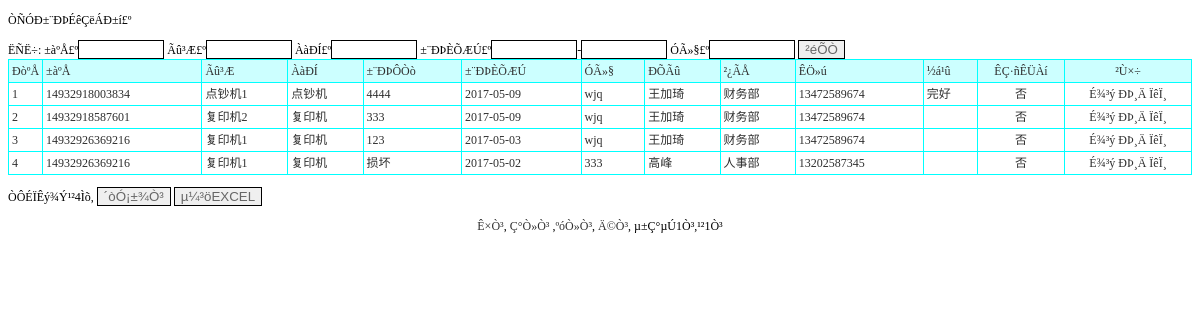
Page /PHP/baoxiushenqing_list.php on the committed database.
### tables this page shows
CREATE TABLE `baoxiushenqing` (
  `id` int(11) NOT NULL AUTO_INCREMENT,
  `bianhao` varchar(50) DEFAULT NULL,
  `mingcheng` varchar(50) DEFAULT NULL,
  `leixing` varchar(50) DEFAULT NULL,
  `baoxiuyuanyin` varchar(300) DEFAULT NULL,
  `baoxiuriqi` varchar(50) DEFAULT NULL,
  `yonghu` varchar(50) DEFAULT NULL,
  `xingming` varchar(50) DEFAULT NULL,
  `bumen` varchar(50) DEFAULT NULL,
  `shouji` varchar(50) DEFAULT NULL,
  `jieguo` varchar(50) DEFAULT NULL,
  `shuoming` varchar(500) DEFAULT NULL,
  `issh` varchar(10) DEFAULT '否',
  `addtime` timestamp NOT NULL DEFAULT CURRENT_TIMESTAMP,
  PRIMARY KEY (`id`)
);

### PHP/baoxiushenqing_list.php (the view, shortened to what this page needs)
<!DOCTYPE html PUBLIC "-//W3C//DTD XHTML 1.0 Transitional//EN" "http://www.w3.org/TR/xhtml1/DTD/xhtml1-transitional.dtd">
<html xmlns="http://www.w3.org/1999/xhtml">
<head>
<link rel="stylesheet" href="css.css" type="text/css">
</head>
<body>
<p>ÒÑÓÐ±¨ÐÞÉêÇëÁÐ±í£º</p>
<form id="form1" name="form1" method="post" action="">
  ËÑË÷: ±àºÅ£º<input name="bianhao" type="text" id="bianhao" style='border:solid 1px #000000; color:#666666;width:80px' /> Ãû³Æ£º<input name="mingcheng" type="text" id="mingcheng" style='border:solid 1px #000000; color:#666666;width:80px' /> ÀàÐÍ£º<input name="leixing" type="text" id="leixing" style='border:solid 1px #000000; color:#666666;width:80px' /> ±¨ÐÞÈÕÆÚ£º<input name="baoxiuriqi1" type="text" id="baoxiuriqi1"  value='' onclick="WdatePicker({'dateFmt':'yyyy-MM-dd'})"  style='border:solid 1px #000000; color:#666666; width:80px;' />-<input name="baoxiuriqi2" type="text" id="baoxiuriqi2"  value='' onclick="WdatePicker({'dateFmt':'yyyy-MM-dd'})"  style='border:solid 1px #000000; color:#666666; width:80px;' /> ÓÃ»§£º<input name="yonghu" type="text" id="yonghu" style='border:solid 1px #000000; color:#666666;width:80px' />
  <input type="submit" name="Submit" value="²éÕÒ" style='border:solid 1px #000000; color:#666666' />
</form>
<table width="100%" border="1" align="center" cellpadding="3" cellspacing="1" bordercolor="#00FFFF" style="border-collapse:collapse">
  <tr>
    <td width="25" bgcolor="#CCFFFF">ÐòºÅ</td>
    <td bgcolor='#CCFFFF'>±àºÅ</td>
    <td bgcolor='#CCFFFF'>Ãû³Æ</td>
    <td bgcolor='#CCFFFF'>ÀàÐÍ</td>
    <td bgcolor='#CCFFFF'>±¨ÐÞÔ­Òò</td>
    <td bgcolor='#CCFFFF'>±¨ÐÞÈÕÆÚ</td>
    <td bgcolor='#CCFFFF'>ÓÃ»§</td>
    <td bgcolor='#CCFFFF'>ÐÕÃû</td>
    <td bgcolor='#CCFFFF'>²¿ÃÅ</td>
    <td bgcolor='#CCFFFF'>ÊÖ»ú</td>
    <td bgcolor='#CCFFFF'>½á¹û</td>
    <td bgcolor='#CCFFFF' width='80' align='center'>ÊÇ·ñÊÜÀí</td>
    <td width="120" align="center" bgcolor="#CCFFFF">²Ù×÷</td>
  </tr>
  <?php
    $sql="select * from baoxiushenqing where 1=1";
  $sql=$sql." order by id desc";
$query=mysql_query($sql);
  $rowscount=mysql_num_rows($query);
  if($rowscount==0)
  {}
  else
  {
  $pagelarge=10;
  $pagecurrent=$_GET["pagecurrent"];
  if($rowscount%$pagelarge==0)
  {
		$pagecount=$rowscount/$pagelarge;
  }
  else
  {
   		$pagecount=intval($rowscount/$pagelarge)+1;
  }
  if($pagecurrent=="" || $pagecurrent<=0)
{
	$pagecurrent=1;
}
		$ddddd=$pagecurrent*$pagelarge;
	if($pagecurrent==$pagecount)
	{
		if($rowscount%$pagelarge==0)
		{
		$ddddd=$pagecurrent*$pagelarge;
		}
		else
		{
		$ddddd=$pagecurrent*$pagelarge-$pagelarge+$rowscount%$pagelarge;
		}
	}
	for($i=$pagecurrent*$pagelarge-$pagelarge;$i<$ddddd;$i++)
{
  ?>
  <tr>
    <td width="25"><?php echo $i+1;?></td>
    <td><?php echo mysql_result($query,$i,bianhao);?></td>
    <td><?php echo mysql_result($query,$i,mingcheng);?></td>
    <td><?php echo mysql_result($query,$i,leixing);?></td>
    <td><?php echo mysql_result($query,$i,baoxiuyuanyin);?></td>
    <td><?php echo mysql_result($query,$i,baoxiuriqi);?></td>
    <td><?php echo mysql_result($query,$i,yonghu);?></td>
    <td><?php echo mysql_result($query,$i,xingming);?></td>
    <td><?php echo mysql_result($query,$i,bumen);?></td>
    <td><?php echo mysql_result($query,$i,shouji);?></td>
    <td><?php echo mysql_result($query,$i,jieguo);?></td>
     <td width='80' align='center'><?php echo mysql_result($query,$i,"issh")?></td>
    <td width="120" align="center"><a href="del.php?id=<?php echo mysql_result($query,$i,"id");?>&tablename=baoxiushenqing" onclick="return confirm('ÕæµÄÒªÉ¾³ý£¿')">É¾³ý</a> <a href="baoxiushenqing_updt.php?id=<?php echo mysql_result($query,$i,"id");?>">ÐÞ¸Ä</a> <a href="baoxiushenqing_detail.php?id=<?php echo mysql_result($query,$i,"id");?>">ÏêÏ¸</a> </td>
  </tr>
  	<?php
	}
}
?>
</table>
<p>ÒÔÉÏÊý¾Ý¹²<?php echo $rowscount;?>Ìõ,
  <input type="button" name="Submit2" onclick="javascript:window.print();" value="´òÓ¡±¾Ò³" style='border:solid 1px #000000; color:#666666' /> <input type="button" name="Submit3" onclick="javascript:location.href='baoxiushenqing_listxls.php';" value="µ¼³öEXCEL" style='border:solid 1px #000000; color:#666666' />
</p>
<p align="center"><a href="baoxiushenqing_list.php?pagecurrent=1">Ê×Ò³</a>, <a href="baoxiushenqing_list.php?pagecurrent=<?php echo $pagecurrent-1;?>">Ç°Ò»Ò³</a> ,<a href="baoxiushenqing_list.php?pagecurrent=<?php echo $pagecurrent+1;?>">ºóÒ»Ò³</a>, <a href="baoxiushenqing_list.php?pagecurrent=<?php echo $pagecount;?>">Ä©Ò³</a>, µ±Ç°µÚ<?php echo $pagecurrent;?>Ò³,¹²<?php echo $pagecount;?>Ò³ </p>
</body>
</html>

### PHP/css.css (style rules this page uses)
A:link { color: #2f2f2f; text-decoration: none; }
td { font-family:"宋体"; font-size: 12px; color: #2f2f2f; line-height: 16px; }

### rows in the picture
baoxiushenqing: bianhao "14932918003834", mingcheng "点钞机1", leixing "点钞机", baoxiuyuanyin "4444", baoxiuriqi "2017-05-09", yonghu "wjq", xingming "王加琦", bumen "财务部", shouji "13472589674", jieguo "完好", issh "否"
baoxiushenqing: bianhao "14932918587601", mingcheng "复印机2", leixing "复印机", baoxiuyuanyin "333", baoxiuriqi "2017-05-09", yonghu "wjq", xingming "王加琦", bumen "财务部", shouji "13472589674", issh "否"
baoxiushenqing: bianhao "14932926369216", mingcheng "复印机1", leixing "复印机", baoxiuyuanyin "123", baoxiuriqi "2017-05-03", yonghu "wjq", xingming "王加琦", bumen "财务部", shouji "13472589674", issh "否"
baoxiushenqing: bianhao "14932926369216", mingcheng "复印机1", leixing "复印机", baoxiuyuanyin "损坏", baoxiuriqi "2017-05-02", yonghu "333", xingming "高峰", bumen "人事部", shouji "13202587345", issh "否"

### other values in the picture
$rowscount "4"
$pagecurrent "1"
$pagecount "1"
